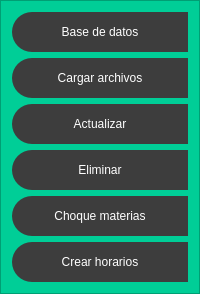
           <widget class="QFrame" name="frame_control">
            <property name="minimumSize">
             <size>
              <width>200</width>
              <height>0</height>
             </size>
            </property>
            <property name="styleSheet">
             <string notr="true">QFrame{
background-color:rgb(0,206,151);
}

QPushButton{
background-color:rgb(61,61,61);
border-top-left-radius:20px;
border-bottom-left-radius:20px;
color:rgb(255,255,255);
font: 77 10pt&quot;Arial Black&quot;;
}

QPushButton::hover{
background-color:white;
border-top-left-radius:20px;
border-bottom-left-radius:20px;
color:rgb(0,0,0);
font: 77 10pt&quot;Arial Black&quot;;
}</string>
            </property>
            <property name="frameShape">
             <enum>QFrame::Shape::StyledPanel</enum>
            </property>
            <property name="frameShadow">
             <enum>QFrame::Shadow::Raised</enum>
            </property>
            <layout class="QVBoxLayout" name="verticalLayout_3">
             <item>
              <widget class="QPushButton" name="pushButton_datos">
               <property name="minimumSize">
                <size>
                 <width>40</width>
                 <height>40</height>
                </size>
               </property>
               <property name="text">
                <string>Base de datos</string>
               </property>
              </widget>
             </item>
             <item>
              <widget class="QPushButton" name="bt_cargar">
               <property name="minimumSize">
                <size>
                 <width>40</width>
                 <height>40</height>
                </size>
               </property>
               <property name="text">
                <string>Cargar archivos</string>
               </property>
              </widget>
             </item>
             <item>
              <widget class="QPushButton" name="pushButton_actualizar">
               <property name="minimumSize">
                <size>
                 <width>40</width>
                 <height>40</height>
                </size>
               </property>
               <property name="text">
                <string>Actualizar</string>
               </property>
              </widget>
             </item>
             <item>
              <widget class="QPushButton" name="pushButton_eliminar">
               <property name="minimumSize">
                <size>
                 <width>40</width>
                 <height>40</height>
                </size>
               </property>
               <property name="text">
                <string>Eliminar</string>
               </property>
              </widget>
             </item>
             <item>
              <widget class="QPushButton" name="bt_choque_materias">
               <property name="minimumSize">
                <size>
                 <width>40</width>
                 <height>40</height>
                </size>
               </property>
               <property name="text">
                <string>Choque materias</string>
               </property>
              </widget>
             </item>
             <item>
              <widget class="QPushButton" name="pushButton_crear_horarios">
               <property name="minimumSize">
                <size>
                 <width>40</width>
                 <height>40</height>
                </size>
               </property>
               <property name="text">
                <string>Crear horarios</string>
               </property>
              </widget>
             </item>
            </layout>
           </widget>
